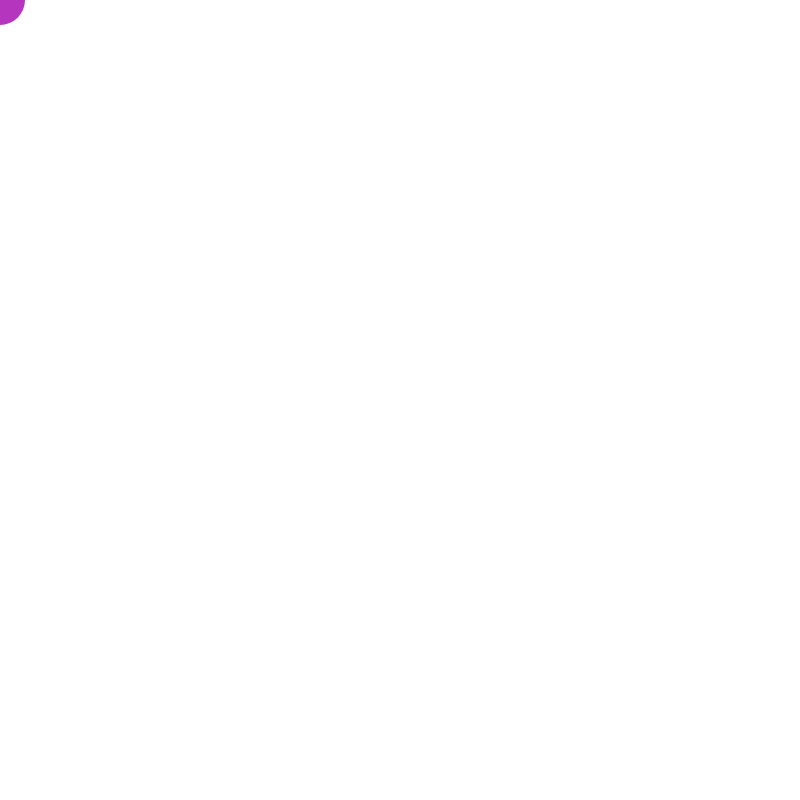
Frame 1 (no input)
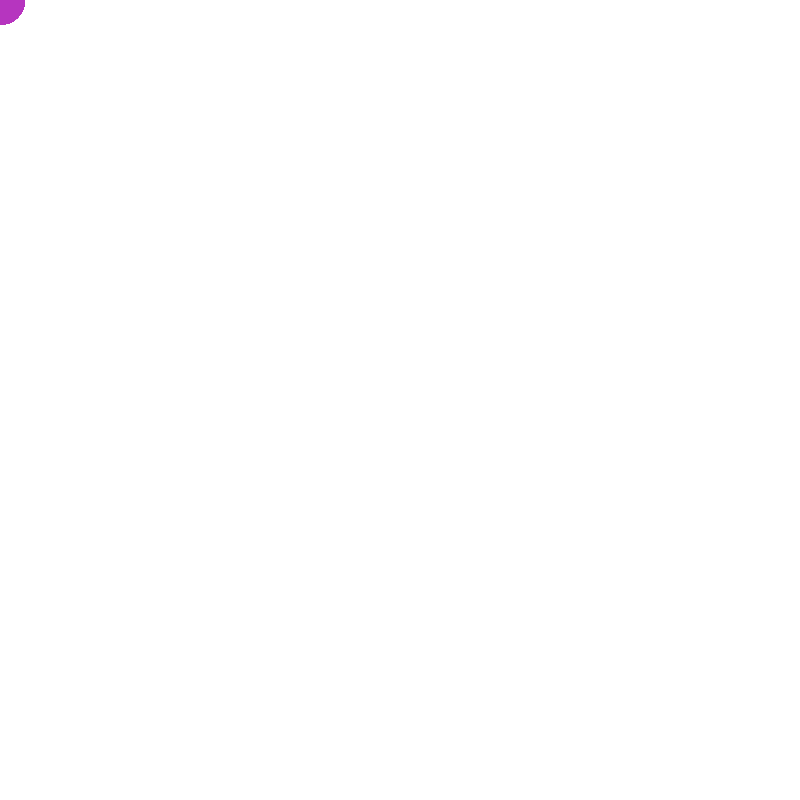
Frame 60 (no input)
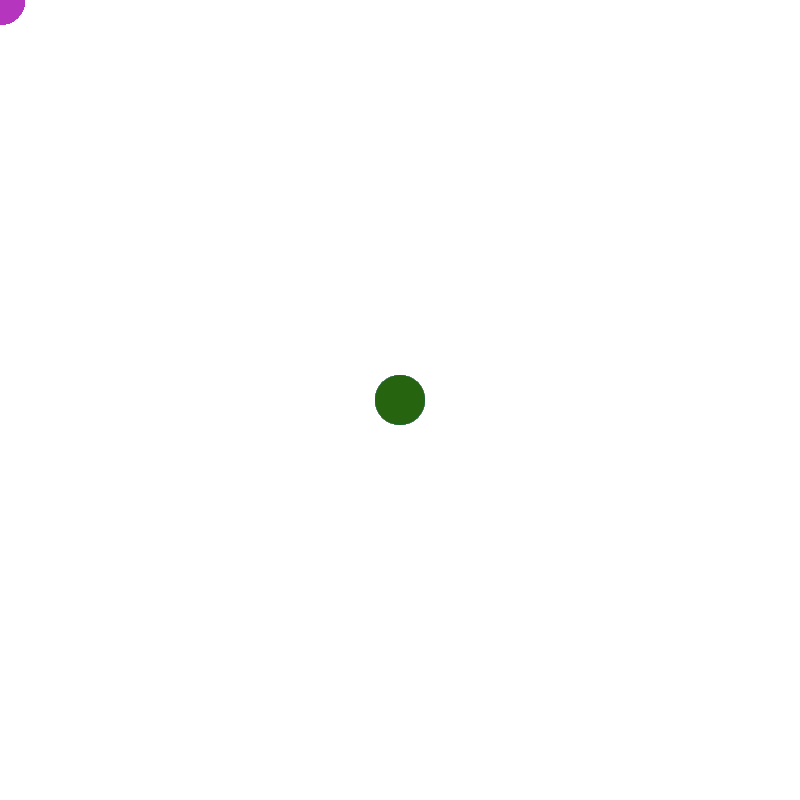
Frame 120 (the mouse pressed at the canvas centre since frame 60)

The p5.js sketch that drew these frames (run headless with seeded random() and noise() and a simulated clock; from frame 60 on, the mouse is pressed at the canvas centre):

// p5.js sketch
// ── sketch.js
function setup() {
  createCanvas(800, 800);
  fill(random(0,255),random(0,255), random(0,255))
}

function draw() {
  noStroke()
  ellipse(mouseX, mouseY, 50, 50)
  mouseClickeFunction();
}

function mouseClickeFunction(){
if (mouseIsPressed){
  fill(random(0,255),random(0,255), random(0,255));
}
};
